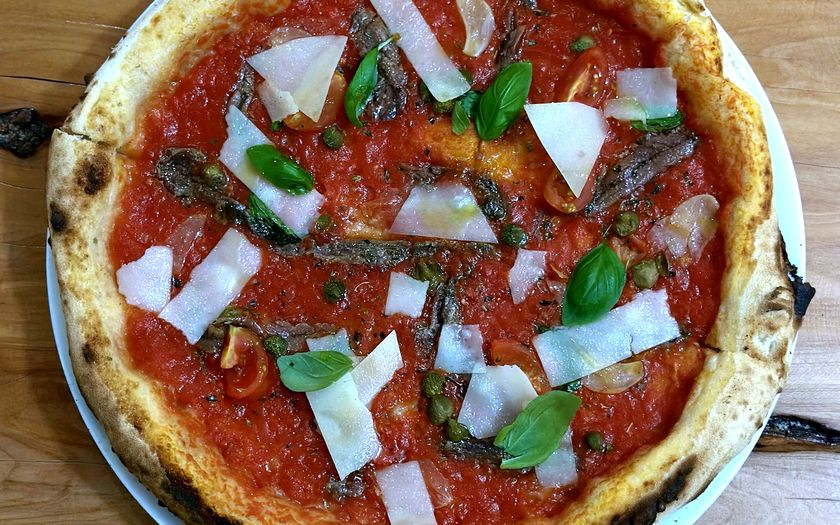
#> input picture assets/img/menu/puttanesca.jpg, 840 x 525 px
$ python -i fotos-dos-pratos.py   (imports and definitions only)
#> lines starting #> are read from the running program, lines starting #| are printed output that depends on the picture
#> further down, picture is the input picture: PIL image 840x525 RGB; mean R, G, B 135.8, 108.5, 88.6
#!/usr/bin/env python3
"""Trata as fotos de prato do novo menu e grava-as em assets/img/menu/.

Mesmo tratamento da foto da Pasta: equilibrio de brancos parcial (gray-world a
52%, para nao matar o calor da madeira), brilho, contraste, saturacao e nitidez.
Corta a 16:10 pelo centro e grava JPEG progressivo.
"""
import subprocess, sys, tempfile, os
from pathlib import Path
from PIL import Image, ImageEnhance, ImageOps

FOTOS = Path("/Users/fellipefranchin/Library/Mobile Documents/com~apple~CloudDocs/"
             "fellipe/99 • trabalho/vívono/20 • coo • operações/pro • processos e padrões/"
             "02 • cardápio/menu • desenvolvimento/_novo menu/fotos")
DEST = Path("/Users/fellipefranchin/dev/sites/vívono/assets/img/menu")

W, H, Q = 840, 525, 80

# (subpasta, ficheiro, slug de saida)
FICHEIROS = [
    ("pasta", "lasagna al ragu.jpg", "lasagna-al-ragu"),
    ("pasta", "gnocchi al pomodoro.jpg", "gnocchi-al-pomodoro"),
    ("pasta", "gnocchi ai quattro formaggi.jpg", "gnocchi-ai-quattro-formaggi"),

    ("entradas", "azeitonas marinadas.heic", "azeitonas-marinadas"),
    ("entradas", "queijo curado.heic", "queijo-curado"),
    ("entradas", "pão de alho.heic", "pao-de-alho"),
    ("entradas", "crostini.heic", "crostini"),
    ("entradas", "di andria.heic", "di-andria"),
    ("entradas", "insalata vívono.heic", "insalata-vivono"),

    ("pizzas brasileiras", "brasiliana.heic", "brasiliana"),
    ("pizzas brasileiras", "brasiliana più.heic", "brasiliana-piu"),
    ("pizzas brasileiras", "calabrese.heic", "calabrese"),
    ("pizzas brasileiras", "paulistana.heic", "paulistana"),
    ("pizzas brasileiras", "lusitana.heic", "lusitana"),
    ("pizzas brasileiras", "mineira.heic", "mineira"),

    ("pizzas seleção", "vívono.heic", "vivono"),
    ("pizzas seleção", "parma grana.heic", "parma-grana"),
    ("pizzas seleção", "parmatella.heic", "parmatella"),
    ("pizzas seleção", "prosciutto e funghi.heic", "prosciutto-e-funghi"),
    ("pizzas seleção", "tropicale.heic", "tropicale"),
    ("pizzas seleção", "porcellina.heic", "porcellina"),
    ("pizzas seleção", "puttanesca.jpeg", "puttanesca"),
    ("pizzas seleção", "piemontese.heic", "piemontese"),
    ("pizzas seleção", "giardino.jpeg", "giardino"),

    ("pizzas clássicas", "margherita.heic", "margherita"),
    ("pizzas clássicas", "quattro formaggi.jpeg", "4-formaggi"),
    ("pizzas clássicas", "5 formaggi.heic", "5-formaggi"),
    ("pizzas clássicas", "pepperoni.heic", "pepperoni"),
    ("pizzas clássicas", "fiambre.heic", "fiambre"),
    ("pizzas clássicas", "diavola.heic", "diavola"),

    ("bambino", "margherita.heic", "bambino-margherita"),
    ("bambino", "fiambre.heic", "bambino-fiambre"),

    ("dolce", "nutella.jpeg", "nutella"),
    ("dolce", "pistache.jpeg", "pistachio"),
    ("dolce", "tiramisù.heic", "tiramisu"),
    ("dolce", "brownie.jpg", "brownie"),
    ("dolce", "pudim.jpeg", "pudim"),
    ("dolce", "gelato.heic", "gelato"),
]


def abrir(caminho: Path) -> Image.Image:
    """Abre a imagem; passa .heic por sips primeiro, que o PIL nao le."""
    if caminho.suffix.lower() in (".heic", ".heif"):
        tmp = Path(tempfile.mkdtemp()) / "conv.png"
        subprocess.run(["sips", "-s", "format", "png", str(caminho), "--out", str(tmp)],
                       check=True, capture_output=True)
        img = Image.open(tmp)
        img.load()
        return img
    img = Image.open(caminho)
    img.load()
    return img


def tratar(img: Image.Image) -> Image.Image:
    img = ImageOps.exif_transpose(img).convert("RGB")

    # equilibrio de brancos parcial, a 52%: corrige a dominante laranja sem a apagar
    r, g, b = img.split()
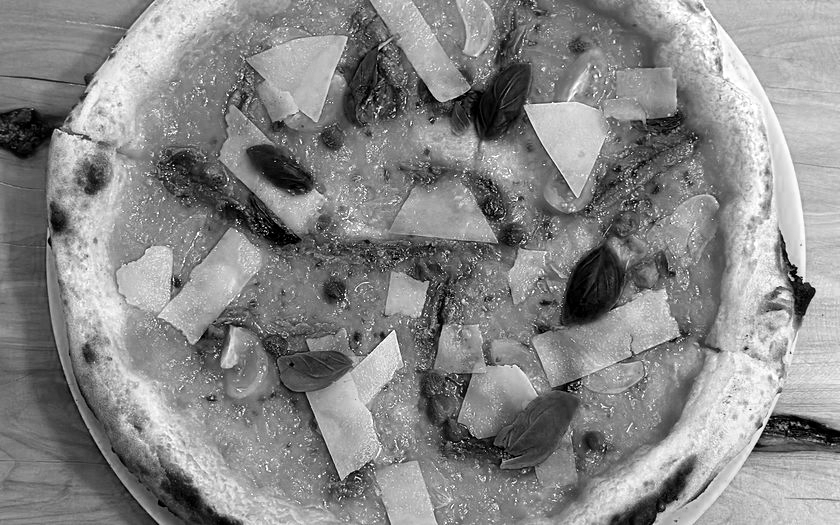
#> r: PIL image 840x525 L; min 0, max 255, mean 135.8
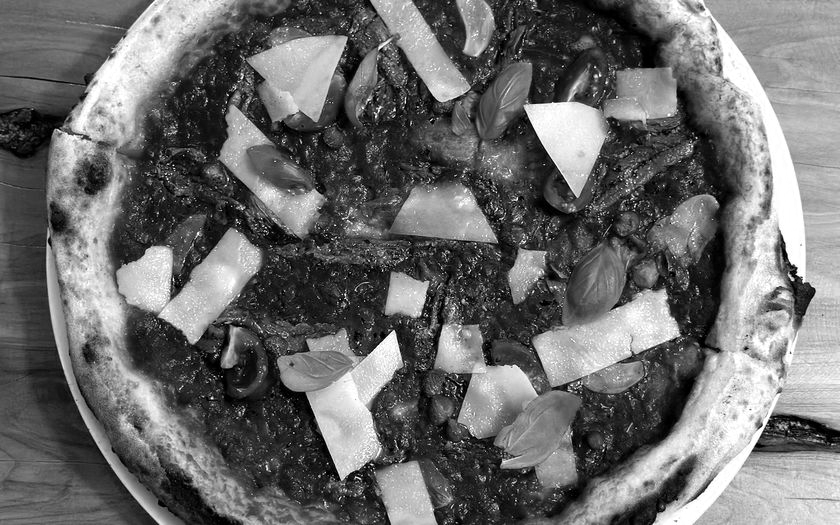
#> g: PIL image 840x525 L; min 0, max 255, mean 108.5
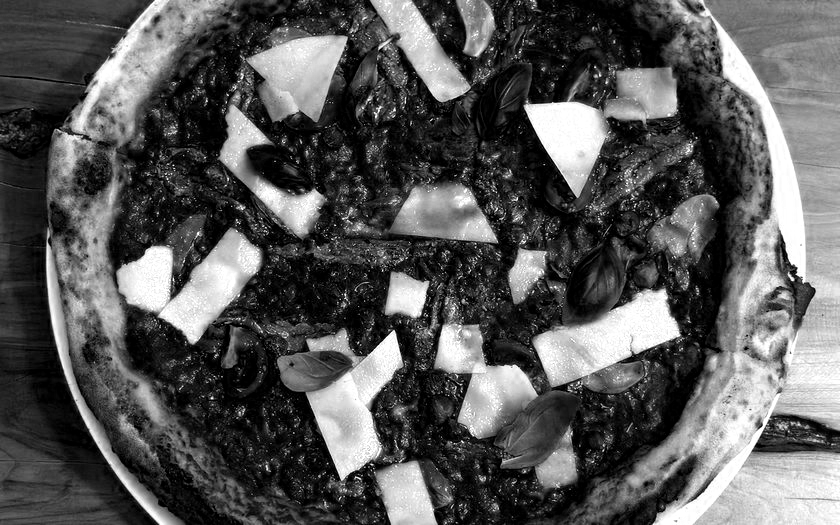
#> b: PIL image 840x525 L; min 0, max 255, mean 88.6
    medias = [c.resize((1, 1)).getpixel((0, 0)) or 1 for c in (r, g, b)]
#> medias = [133, 105, 86]
    alvo = sum(medias) / 3
#> alvo = 108
    forca = 0.52
    canais = []
    for canal, media in zip((r, g, b), medias):
        ganho = 1 + (alvo / media - 1) * forca
        canais.append(canal.point(lambda v, k=ganho: min(255, int(v * k))))
#> this loop made 3 passes
#> (media, ganho) on passes 1 to 3: (133, 0.902), (105, 1.01), (86, 1.13)
#> after the loop, canais = 3 items
    img = Image.merge("RGB", canais)
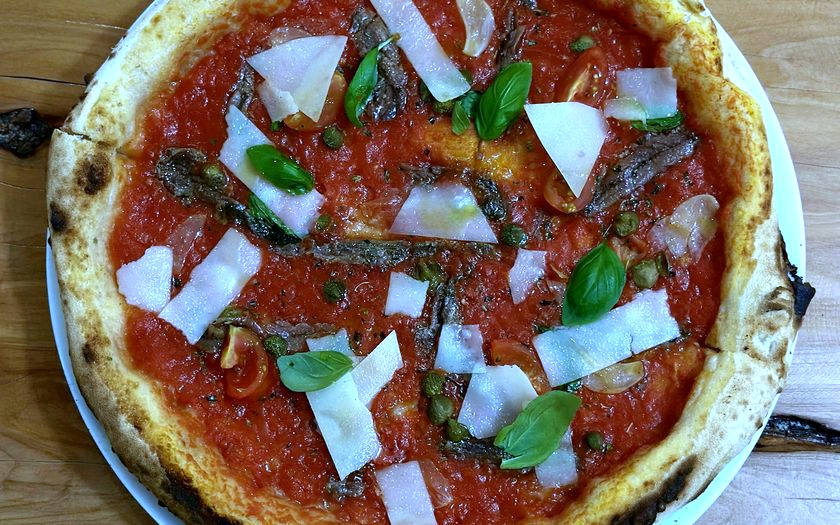
#> img: PIL image 840x525 RGB; mean R, G, B 122, 109.6, 98.1

    img = ImageEnhance.Brightness(img).enhance(1.22)
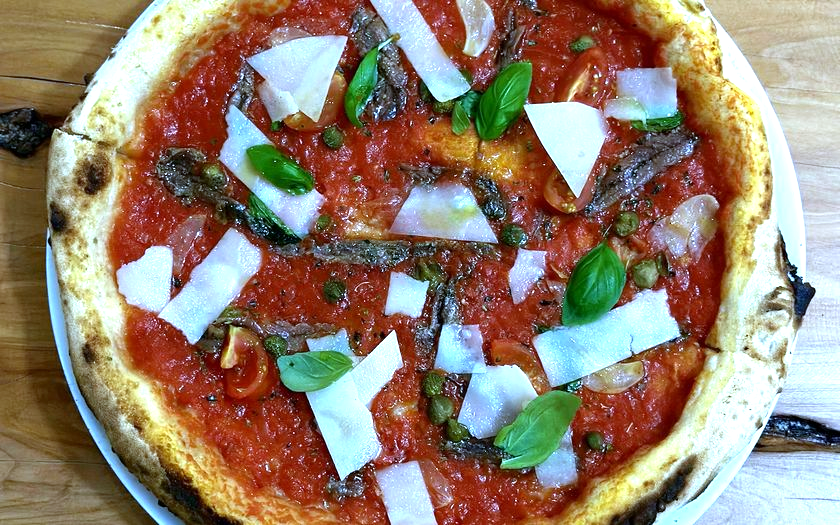
#> img: PIL image 840x525 RGB; mean R, G, B 148.1, 130, 111.7
    img = ImageEnhance.Contrast(img).enhance(1.12)
    img = ImageEnhance.Color(img).enhance(1.06)
    img = ImageEnhance.Sharpness(img).enhance(1.25)
    return img


def cortar(img: Image.Image) -> Image.Image:
    """Corta ao centro no formato do cartao e redimensiona."""
    return ImageOps.fit(img, (W, H), method=Image.LANCZOS, centering=(0.5, 0.5))


def main() -> int:
    DEST.mkdir(parents=True, exist_ok=True)
    faltam, feitas = [], 0
    for pasta, ficheiro, slug in FICHEIROS:
        origem = FOTOS / pasta / ficheiro
        if not origem.exists():
            faltam.append(f"{pasta}/{ficheiro}")
            continue
        destino = DEST / f"{slug}.jpg"
        img = cortar(tratar(abrir(origem)))
        img.save(destino, "JPEG", quality=Q, optimize=True, progressive=True)
        feitas += 1
        print(f"{slug:30s} {destino.stat().st_size // 1024:4d} KB")

    print(f"\n{feitas} fotos tratadas em {DEST}")
    if faltam:
        print("NAO ENCONTRADAS:")
        for f in faltam:
            print("  ", f)
        return 1
    return 0


# [2 lines not run here, left out]

>>> from PIL import Image
>>> picture = Image.open('../../assets/img/menu/puttanesca.jpg')
>>> result = tratar(picture)

$ run again, on assets/img/menu/4-formaggi.jpg
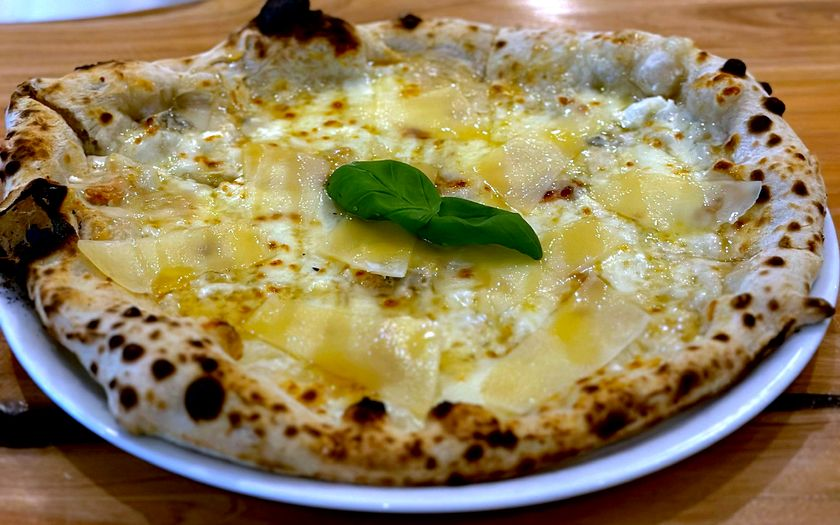
#> input picture assets/img/menu/4-formaggi.jpg, 840 x 525 px
#> picture is the input picture: PIL image 840x525 RGB; mean R, G, B 144.9, 127.6, 89.1
#> in tratar, `r, g, b = img.split()`:
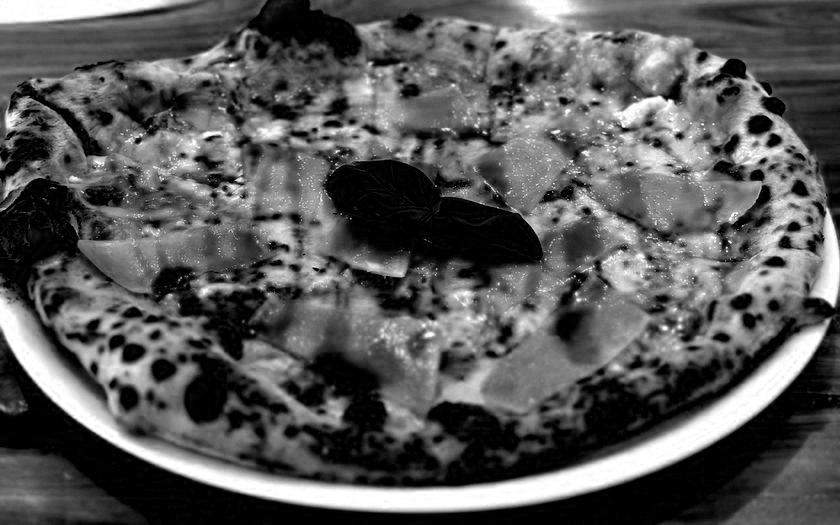
#> b: PIL image 840x525 L; min 0, max 255, mean 89.1
#> medias = [148, 133, 90]
#> alvo = 123.7
#> the loop in tratar, `for canal, media in zip((r, g, b), medias):` made 3 passes
#> (media, ganho) on passes 1 to 3: (148, 0.915), (133, 0.964), (90, 1.19)
#> after the loop in tratar, `for canal, media in zip((r, g, b), medias):`: canais = 3 items
#> in tratar, `img = ImageEnhance.Brightness(img).enhance(1.22)`:
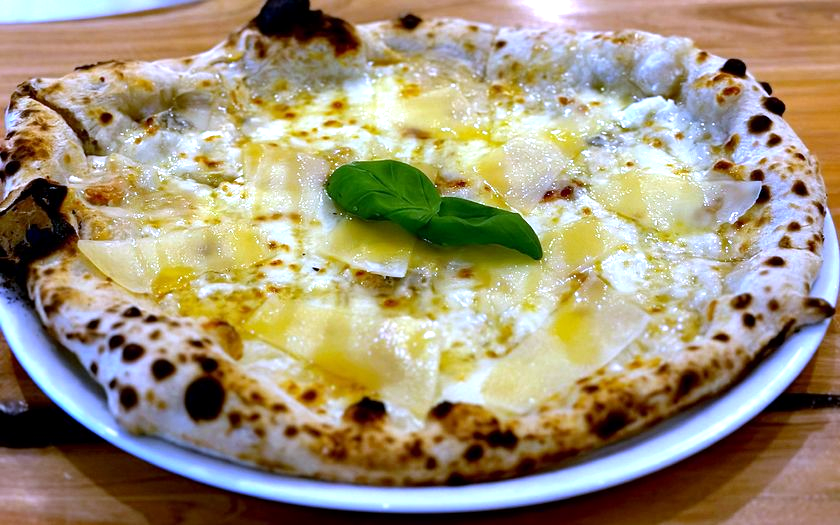
#> img: PIL image 840x525 RGB; mean R, G, B 160.5, 148.4, 121.6

$ run again, on assets/img/menu/5-formaggi.jpg
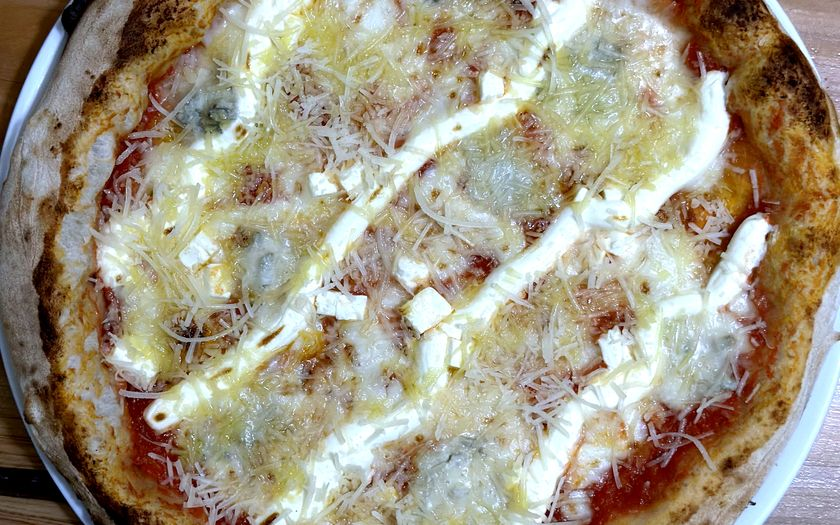
#> input picture assets/img/menu/5-formaggi.jpg, 840 x 525 px
#> picture is the input picture: PIL image 840x525 RGB; mean R, G, B 161.5, 152.3, 132.5
#> in tratar, `r, g, b = img.split()`:
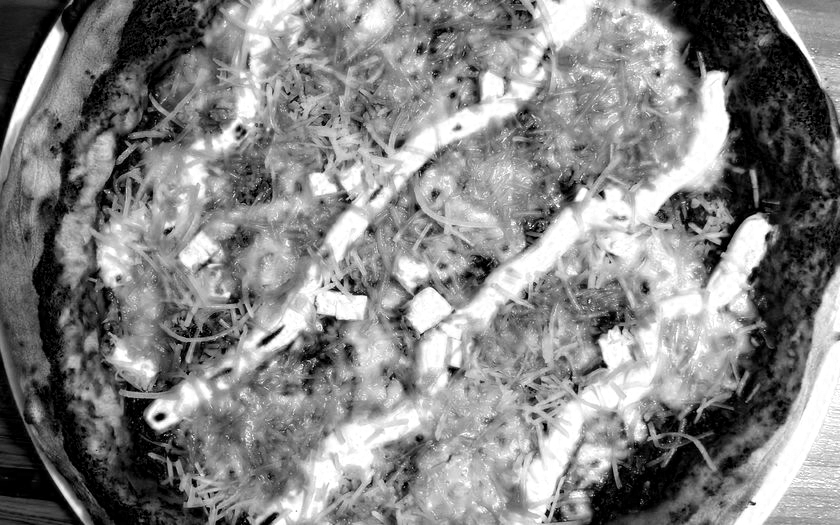
#> b: PIL image 840x525 L; min 0, max 255, mean 132.5
#> medias = [166, 158, 138]
#> alvo = 154
#> the loop in tratar, `for canal, media in zip((r, g, b), medias):` made 3 passes
#> (media, ganho) on passes 1 to 3: (166, 0.962), (158, 0.987), (138, 1.06)
#> after the loop in tratar, `for canal, media in zip((r, g, b), medias):`: canais = 3 items
#> in tratar, `img = ImageEnhance.Color(img).enhance(1.06)`:
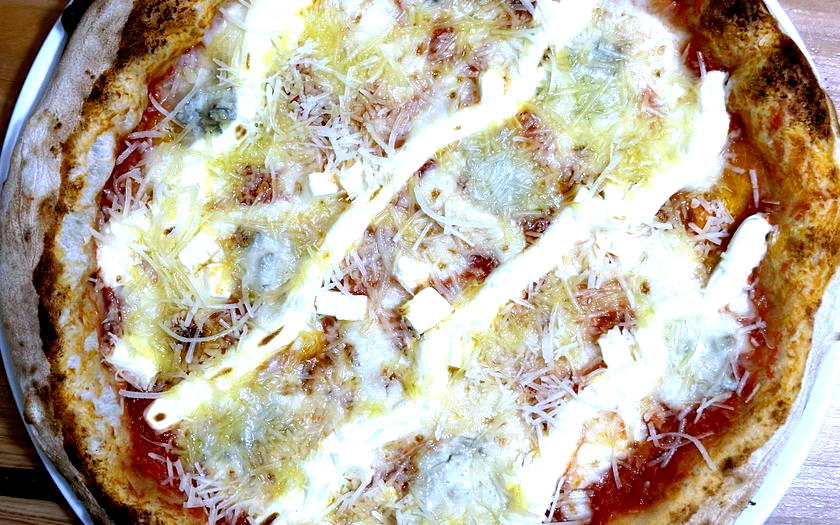
#> img: PIL image 840x525 RGB; mean R, G, B 186.4, 175, 157.3

$ run again, on assets/img/menu/azeitonas-marinadas.jpg
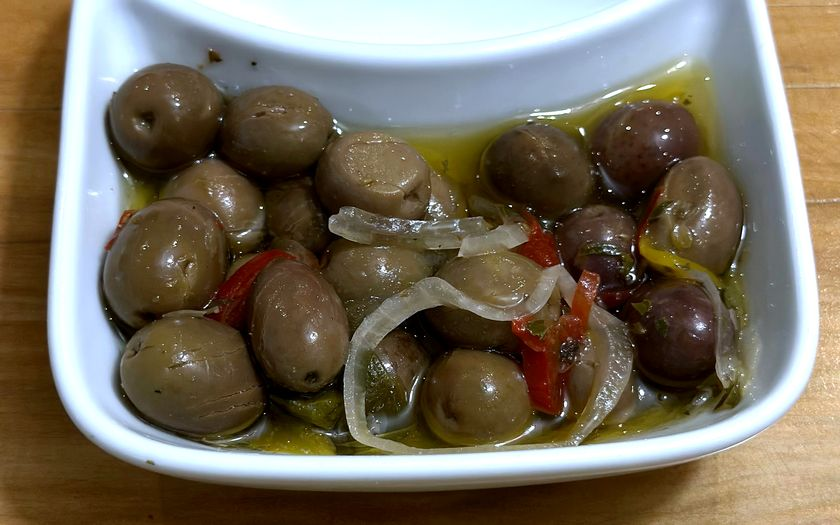
#> input picture assets/img/menu/azeitonas-marinadas.jpg, 840 x 525 px
#> picture is the input picture: PIL image 840x525 RGB; mean R, G, B 118.3, 109.2, 92.5
#> in tratar, `r, g, b = img.split()`:
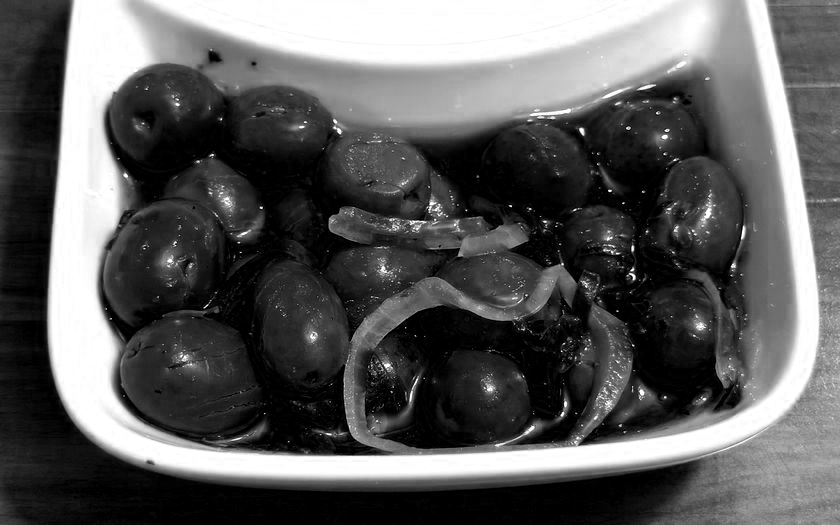
#> b: PIL image 840x525 L; min 0, max 255, mean 92.5
#> medias = [112, 102, 86]
#> alvo = 100
#> the loop in tratar, `for canal, media in zip((r, g, b), medias):` made 3 passes
#> (media, ganho) on passes 1 to 3: (112, 0.944), (102, 0.99), (86, 1.08)
#> after the loop in tratar, `for canal, media in zip((r, g, b), medias):`: canais = 3 items
#> in tratar, `img = ImageEnhance.Brightness(img).enhance(1.22)`:
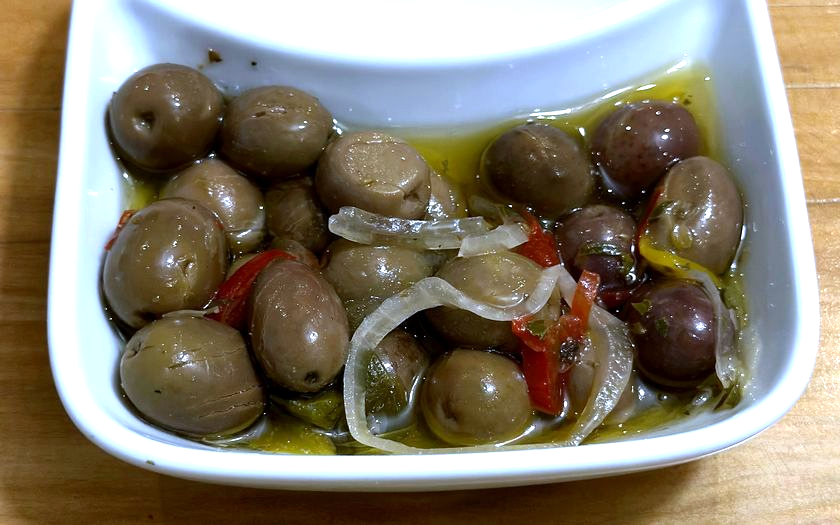
#> img: PIL image 840x525 RGB; mean R, G, B 133.3, 124.8, 108.4
